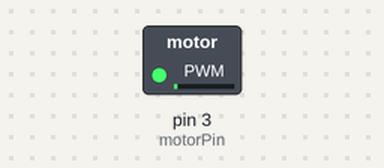
Bench run of a sketch on a simulated Arduino Uno, built with avr-gcc and run on an emulated ATmega328P. On the bench: switched loads named in the sketch (green lamp = pin HIGH).

Above: at 0.05 s.
At 2.3 s:
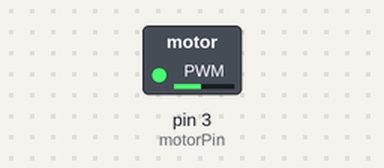
At 4.6 s:
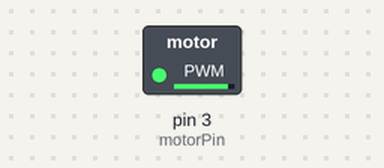
At 9.2 s:
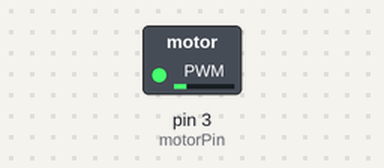
Timing chart, 0 to 13.3 s (numbered marks = the images above):
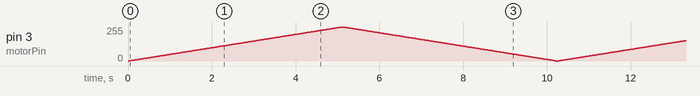

The sketch:

12.motor_pwn_control.ino
```cpp
#define motorPin 3

void setup() {
  pinMode(motorPin, OUTPUT);
}

void loop() {
  for (int speed = 0; speed <= 255; speed++) {
    analogWrite(motorPin, speed);  // Increase motor speed
    delay(20);
  }
  for (int speed = 255; speed >= 0; speed--) {
    analogWrite(motorPin, speed);  // Decrease motor speed
    delay(20);
  }
}
```
